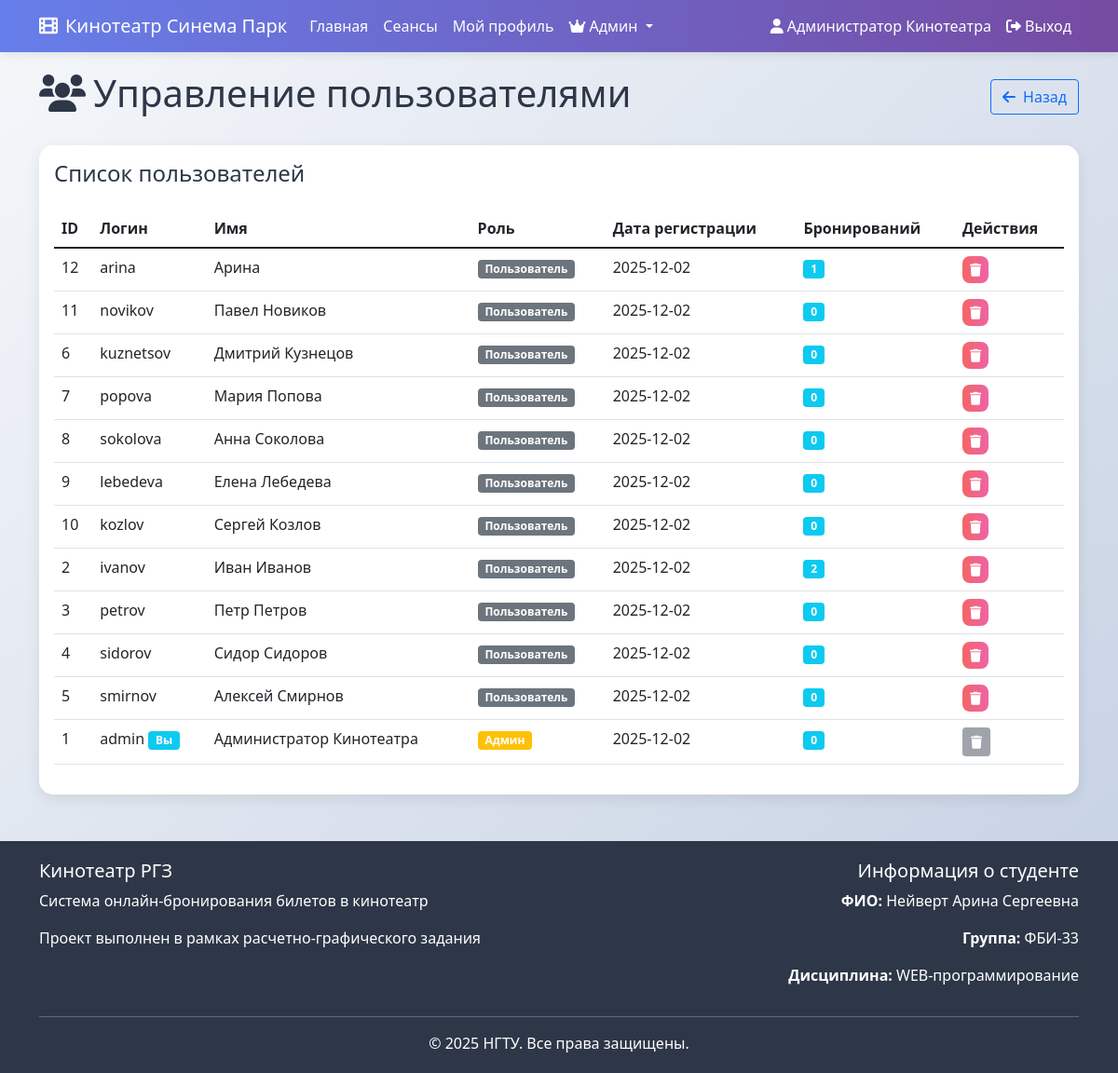
/rgz/admin/users (signed in), run on the app's committed database.
### tables this page shows
CREATE TABLE users (
            id INTEGER PRIMARY KEY AUTOINCREMENT,
            login TEXT UNIQUE NOT NULL,
            password_hash TEXT NOT NULL,
            name TEXT NOT NULL,
            is_admin BOOLEAN DEFAULT FALSE,
            created_at TIMESTAMP DEFAULT CURRENT_TIMESTAMP
        );

### rgz.py (the view)
@rgz_bp.route('/admin/users')
def admin_users():
    if 'user_id' not in session or not session.get('is_admin'):
        flash('Доступ запрещен', 'error')
        return redirect(url_for('rgz.index'))
    conn = get_db_connection()
    users = conn.execute('''
        SELECT u.*,
               (SELECT COUNT(*) FROM bookings WHERE user_id = u.id) as booking_count
        FROM users u
        ORDER BY u.created_at DESC
    ''').fetchall()
    conn.close()
    return render_template('rgz/admin/users.html',
                         users=users,
                         student_info=STUDENT_INFO)

### rgz.py (called while the page is built)
def get_db_path():
    base_dir = os.path.dirname(os.path.abspath(__file__))
    return os.path.join(base_dir, 'rgz_database.db')

def get_db_connection():
    db_path = get_db_path()
    conn = sqlite3.connect(db_path)
    conn.row_factory = sqlite3.Row
    return conn

@rgz_bp.before_request
def before_request():
    g.student_info = STUDENT_INFO

### templates/rgz/admin/users.html (shortened to what this page needs)
{% extends "rgz/base.html" %}
{% block content %}
<div class="d-flex justify-content-between align-items-center mb-4">
    <h1><i class="fas fa-users me-2"></i>Управление пользователями</h1>
    <a href="{{ url_for('rgz.admin_panel') }}" class="btn btn-outline-primary">
        <i class="fas fa-arrow-left me-2"></i>Назад
    </a>
</div>
<div class="card">
    <div class="card-body">
        <h4 class="card-title mb-4">Список пользователей</h4>
        {% if users %}
        <div class="table-responsive">
            <table class="table table-hover">
                <thead>
                    <tr>
                        <th>ID</th>
                        <th>Логин</th>
                        <th>Имя</th>
                        <th>Роль</th>
                        <th>Дата регистрации</th>
                        <th>Бронирований</th>
                        <th>Действия</th>
                    </tr>
                </thead>
                <tbody>
                    {% for user in users %}
                    <tr>
                        <td>{{ user.id }}</td>
                        <td>
                            {{ user.login }}
                            {% if user.id == session.user_id %}
                            <span class="badge bg-info">Вы</span>
                            {% endif %}
                        </td>
                        <td>{{ user.name }}</td>
                        <td>
                            {% if user.is_admin %}
                            <span class="badge bg-warning">Админ</span>
                            {% else %}
                            <span class="badge bg-secondary">Пользователь</span>
                            {% endif %}
                        </td>
                        <td>{{ user.created_at[:10] }}</td>
                        <td>
                            <span class="badge bg-info">{{ user.booking_count }}</span>
                        </td>
                        <td>
                            {% if user.id != session.user_id %}
                            <a href="{{ url_for('rgz.admin_delete_user', user_id=user.id) }}"
                               class="btn btn-sm btn-danger"
                               onclick="return confirm('Удалить пользователя и все его бронирования?')">
                                <i class="fas fa-trash"></i>
                            </a>
                            {% else %}
                            <button class="btn btn-sm btn-secondary" disabled title="Нельзя удалить себя">
                                <i class="fas fa-trash"></i>
                            </button>
                            {% endif %}
                        </td>
                    </tr>
                    {% endfor %}
                </tbody>
            </table>
        </div>
        {% else %}
        <div class="alert alert-info">
            <i class="fas fa-info-circle me-2"></i>Нет пользователей в базе данных.
        </div>
        {% endif %}
    </div>
</div>
{% endblock %}

### templates/rgz/base.html (shortened to what this page needs)
<!DOCTYPE html>
<html lang="ru">
<head>
    <link href="https://cdn.jsdelivr.net/npm/bootstrap@5.1.3/dist/css/bootstrap.min.css" rel="stylesheet">
    <link rel="stylesheet" href="https://cdnjs.cloudflare.com/ajax/libs/font-awesome/6.0.0/css/all.min.css">
</head>
<body>
    <nav class="navbar navbar-expand-lg navbar-dark">
        <div class="container">
            <a class="navbar-brand" href="{{ url_for('rgz.index') }}">
                <i class="fas fa-film me-2"></i>Кинотеатр Синема Парк
            </a>
            <div class="collapse navbar-collapse" id="navbarNav">
                <ul class="navbar-nav me-auto">
                    <li class="nav-item">
                        <a class="nav-link" href="{{ url_for('rgz.index') }}">Главная</a>
                    </li>
                    <li class="nav-item">
                        <a class="nav-link" href="{{ url_for('rgz.sessions') }}">Сеансы</a>
                    </li>
                    {% if session.user_id %}
                    <li class="nav-item">
                        <a class="nav-link" href="{{ url_for('rgz.profile') }}">Мой профиль</a>
                    </li>
                    {% endif %}
                    {% if session.is_admin %}
                    <li class="nav-item dropdown">
                        <a class="nav-link dropdown-toggle" href="#" id="adminDropdown" role="button" data-bs-toggle="dropdown">
                            <i class="fas fa-crown me-1"></i>Админ
                        </a>
                    </li>
                    {% endif %}
                </ul>
                <ul class="navbar-nav">
                    {% if session.user_id %}
                    <li class="nav-item">
                        <span class="nav-link text-white">
                            <i class="fas fa-user me-1"></i>{{ session.user_name }}
                        </span>
                    </li>
                    <li class="nav-item">
                        <a class="nav-link" href="{{ url_for('rgz.logout') }}">
                            <i class="fas fa-sign-out-alt me-1"></i>Выход
                        </a>
                    </li>
                    {% endif %}
                </ul>
            </div>
        </div>
    </nav>
    <main class="container main-container">
        {% block content %}{% endblock %}
    </main>
    <footer>
        <div class="container">
            <div class="row">
                <div class="col-md-6">
                    <h5>Кинотеатр РГЗ</h5>
                    <p>Система онлайн-бронирования билетов в кинотеатр</p>
                    <p>Проект выполнен в рамках расчетно-графического задания</p>
                </div>
                <div class="col-md-6 text-md-end">
                    <h5>Информация о студенте</h5>
                    <p><strong>ФИО:</strong> {{ student_info.fio }}</p>
                    <p><strong>Группа:</strong> {{ student_info.group }}</p>
                    <p><strong>Дисциплина:</strong> WEB-программирование</p>
                </div>
            </div>
            <hr class="bg-light">
            <div class="text-center">
                <p class="mb-0">© 2025 НГТУ. Все права защищены.</p>
            </div>
        </div>
    </footer>
</body>
</html>

### templates/rgz/base.html (style rules this page uses)
:root { --primary-color: #667eea; --secondary-color: #764ba2; --success-color: #48bb78; --danger-color: #f56565; --warning-color: #ed8936; --dark-color: #2d3748; --light-color: #f7fafc; }
body { font-family: 'Segoe UI', Tahoma, Geneva, Verdana, sans-serif; background: linear-gradient(135deg, #f5f7fa 0%, #c3cfe2 100%); min-height: 100vh; color: var(--dark-color); }
.navbar { background: linear-gradient(90deg, var(--primary-color) 0%, var(--secondary-color) 100%); box-shadow: 0 2px 10px rgba(0, 0, 0, 0.1); }
.navbar-brand, .nav-link { color: white !important; }
.main-container { margin-top: 20px; margin-bottom: 50px; }
.card { border: none; border-radius: 15px; box-shadow: 0 5px 15px rgba(0, 0, 0, 0.08); transition: transform 0.3s ease; margin-bottom: 20px; }
.btn-danger { background: linear-gradient(90deg, var(--danger-color) 0%, #ed64a6 100%); border: none; border-radius: 8px; }
footer { background: var(--dark-color); color: white; padding: 20px 0; margin-top: 50px; }

### data on the page
users: user_name "Администратор Кинотеатра", id "1", login "admin", shows "Вы", name "Администратор Кинотеатра", is_admin "Админ", created_at "2025-12-02", booking_count "0"
users: id "12", login "arina", name "Арина", is_admin "Пользователь", created_at "2025-12-02", booking_count "1"
users: id "11", login "novikov", name "Павел Новиков", shows "Пользователь", created_at "2025-12-02", booking_count "0"
users: id "6", login "kuznetsov", name "Дмитрий Кузнецов", shows "Пользователь", created_at "2025-12-02", booking_count "0"
users: id "7", login "popova", name "Мария Попова", shows "Пользователь", created_at "2025-12-02", booking_count "0"
users: id "8", login "sokolova", name "Анна Соколова", shows "Пользователь", created_at "2025-12-02", booking_count "0"
users: id "9", login "lebedeva", name "Елена Лебедева", shows "Пользователь", created_at "2025-12-02", booking_count "0"
users: id "10", login "kozlov", name "Сергей Козлов", shows "Пользователь", created_at "2025-12-02", booking_count "0"
users: id "2", login "ivanov", name "Иван Иванов", is_admin "Пользователь", created_at "2025-12-02", booking_count "2"
users: id "3", login "petrov", name "Петр Петров", shows "Пользователь", created_at "2025-12-02", booking_count "0"
users: id "4", login "sidorov", name "Сидор Сидоров", shows "Пользователь", created_at "2025-12-02", booking_count "0"
users: id "5", login "smirnov", name "Алексей Смирнов", shows "Пользователь", created_at "2025-12-02", booking_count "0"

### other printed values
{{ student_info.fio }} "Нейверт Арина Сергеевна"
{{ student_info.group }} "ФБИ-33"
